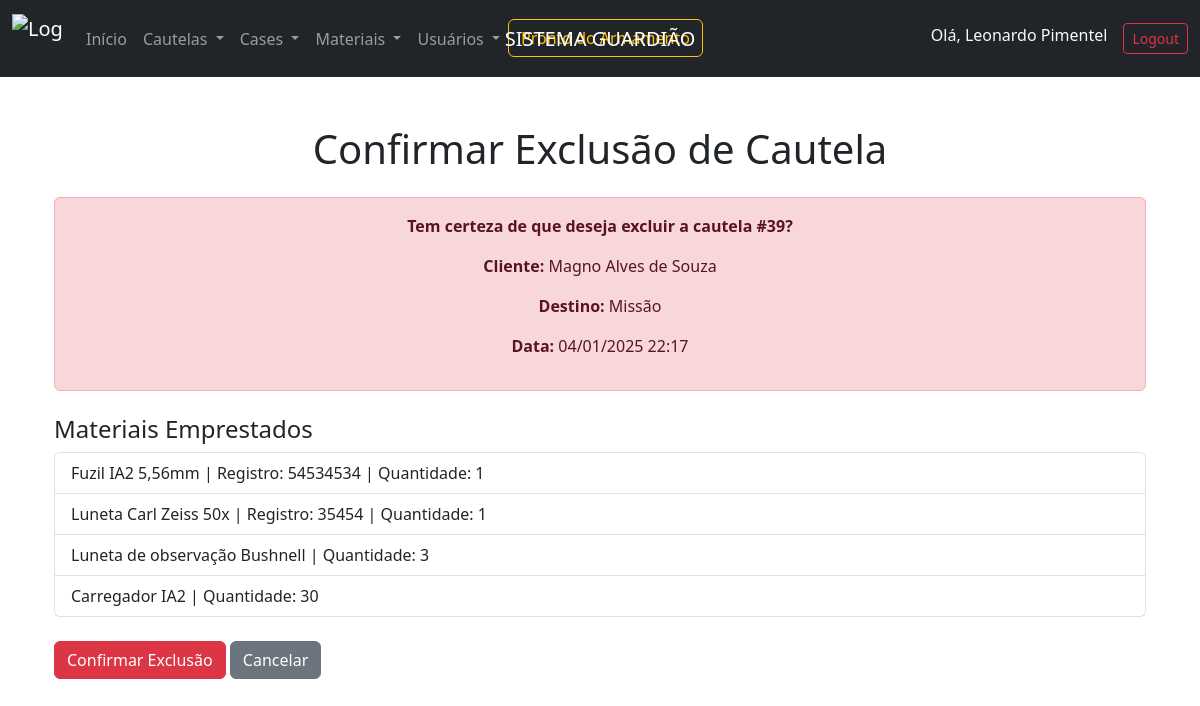
Screenshot of /emprestimos/confirmar-exclusao/39/ (signed in) with the database file from the repository.
### guardiao/models.py (models this page shows, shortened)
class Operador(models.Model):
    user = models.OneToOneField(User, on_delete=models.CASCADE)
    nome = models.CharField(max_length=100)
    identidade = models.CharField(max_length=20)
    funcao = models.CharField(max_length=100, null=True, blank=True)
    nivel_acesso = models.IntegerField(
        choices=[(1, 'Nível 1'), (2, 'Nível 2'), (3, 'Nível 3')], default=1)

class Emprestimo(models.Model):
    isAtiva = models.BooleanField(default=True)
    cliente = models.ForeignKey('Cliente', on_delete=models.CASCADE)
    operador = models.ForeignKey('Operador', on_delete=models.CASCADE)
    materiais = models.ManyToManyField(
        'Material', through='EmprestimoMaterial')
    destino = models.CharField(max_length=200)
    data_emprestimo = models.DateTimeField(auto_now_add=True)
    data_devolucao = models.DateTimeField(null=True, blank=True)

class Cliente(models.Model):
    nome = models.CharField(max_length=100)
    identidade = models.CharField(max_length=20)
    cpf = models.CharField(max_length=14, unique=True, null=True, blank=True)
    foto = models.ImageField(
        upload_to='clientes/fotos/', null=True, blank=True)
    organizacao_militar = models.CharField(
        max_length=100, null=True, blank=True)
    imagem_identidade = models.ImageField(
        upload_to='identidades/', null=True, blank=True)
    isAtivo = models.BooleanField(default=True)

class EmprestimoMaterial(models.Model):
    emprestimo = models.ForeignKey(Emprestimo, on_delete=models.CASCADE)
    material = models.ForeignKey(Material, on_delete=models.CASCADE)
    quantidade = models.PositiveIntegerField(default=1)

class Material(models.Model):
    categoria = models.ForeignKey(
        Categoria, on_delete=models.CASCADE, null=True, blank=True)
    nome = models.CharField(max_length=100)
    registro = models.CharField(
        max_length=50, blank=True, null=True, unique=True)
    quantidade_total = models.PositiveIntegerField(default=0)
    quantidade_disponivel = models.PositiveIntegerField(default=0)
    quantidade_emprestada = models.PositiveIntegerField(default=0)

### guardiao/views.py (the view)
@login_required
@nivel_acesso_minimo(3)
def confirmar_exclusao_emprestimo(request, emprestimo_id):
    emprestimo = get_object_or_404(Emprestimo, id=emprestimo_id)
    materiais = EmprestimoMaterial.objects.filter(emprestimo=emprestimo)
    return render(request, 'confirmar_exclusao_emprestimo.html', {
        'emprestimo': emprestimo,
        'materiais': materiais
    })

### guardiao/templates/confirmar_exclusao_emprestimo.html (shortened to what this page needs)
{% extends 'base.html' %}
{% block navbar %}
    {% if user.operador.nivel_acesso == 2 %}
        {% include 'navbar_2.html' %}
    {% elif user.operador.nivel_acesso == 1 %}
        {% include 'navbar_1.html' %}
    {% else %}
        {% include 'navbar.html' %}
    {% endif %}
{% endblock %}
{% block content %}
<div class="container mt-5">
    <h1 class="mb-4 text-center">Confirmar Exclusão de Cautela</h1>
    <div class="alert alert-danger text-center">
        <p><strong>Tem certeza de que deseja excluir a cautela #{{ emprestimo.id }}?</strong></p>
        <p><strong>Cliente:</strong> {{ emprestimo.cliente.nome }}</p>
        <p><strong>Destino:</strong> {{ emprestimo.destino }}</p>
        <p><strong>Data:</strong> {{ emprestimo.data_emprestimo|date:"d/m/Y H:i" }}</p>
    </div>
    <h4 class="mt-4">Materiais Emprestados</h4>
    <ul class="list-group mb-4">
        {% for item in materiais %}
            <li class="list-group-item">
                {{ item.material.nome }}
                {% if item.material.registro %} | Registro: {{ item.material.registro }}{% endif %}
                | Quantidade: {{ item.quantidade }}
            </li>
        {% empty %}
            <li class="list-group-item text-center">Nenhum material associado.</li>
        {% endfor %}
    </ul>
    <form method="POST" action="{% url 'excluir_emprestimo' emprestimo.id %}">
        <button type="submit" class="btn btn-danger">Confirmar Exclusão</button>
        <a href="{% url 'listar_emprestimos' %}" class="btn btn-secondary">Cancelar</a>
    </form>
</div>
{% endblock %}

### guardiao/templates/navbar.html (shortened to what this page needs)
{% load static %}
<nav class="navbar navbar-expand-lg navbar-dark bg-dark">
    <div class="container-fluid">
        <a class="navbar-brand" href="/">
            <img src="{% static 'images/logo.png' %}" alt="Logo Guardião" width="50" height="50" class="d-inline-block align-text-top">
        </a>
        <span class="navbar-brand navbar-brand-center">SISTEMA GUARDIÃO</span>
        <div class="collapse navbar-collapse" id="navbarNav">
            <ul class="navbar-nav me-auto">
                <li class="nav-item">
                    <a class="nav-link" href="{% url 'listar_prontos' %}">Início</a>
                </li>
                <li class="nav-item dropdown">
                    <a class="nav-link dropdown-toggle" href="#" id="emprestimosDropdown" role="button" data-bs-toggle="dropdown" aria-expanded="false">
                        Cautelas
                    </a>
                </li>
                <li class="nav-item dropdown">
                    <a class="nav-link dropdown-toggle" href="#" id="casesDropdown" role="button" data-bs-toggle="dropdown" aria-expanded="false">
                        Cases
                    </a>
                </li>
                <li class="nav-item dropdown">
                    <a class="nav-link dropdown-toggle" href="#" id="materiaisDropdown" role="button" data-bs-toggle="dropdown" aria-expanded="false">
                        Materiais
                    </a>
                </li>
                <li class="nav-item dropdown">
                    <a class="nav-link dropdown-toggle" href="#" id="usuariosDropdown" role="button" data-bs-toggle="dropdown" aria-expanded="false">
                        Usuários
                    </a>
                </li>
                <li class="nav-item">
                    <a href="{% url 'pronto_armamento' %}" class="btn btn-outline-warning me-2">Pronto do Armamento</a>
                </li>
            </ul>
            <ul class="navbar-nav">
                {% if user.is_authenticated %}
                    <li class="nav-item">
                        <span class="navbar-text text-light me-3">Olá, {{ user.operador.nome }}</span>
                    </li>
                    <li class="nav-item">
                        <a class="btn btn-outline-danger btn-sm" href="{% url 'logout' %}">Logout</a>
                    </li>
                {% else %}
                    <li class="nav-item">
                        <a class="btn btn-outline-success btn-sm" href="{% url 'login' %}">Login</a>
                    </li>
                {% endif %}
            </ul>
        </div>
    </div>
</nav>

### guardiao/templates/base.html (style rules this page uses)
.navbar-brand-center { position: absolute; left: 50%; transform: translateX(-50%); }

### rows the page displays
Emprestimo: id "39", cliente.nome "Magno Alves de Souza", destino "Missão", data_emprestimo "04/01/2025 22:17"
EmprestimoMaterial: material.nome "Fuzil IA2 5,56mm", material.registro "54534534", quantidade "1"
EmprestimoMaterial: material.nome "Luneta Carl Zeiss 50x", material.registro "35454", quantidade "1"
EmprestimoMaterial: material.nome "Luneta de observação Bushnell", quantidade "3"
EmprestimoMaterial: material.nome "Carregador IA2", quantidade "30"

### other values shown
{{ user.operador.nome }} "Leonardo Pimentel"
